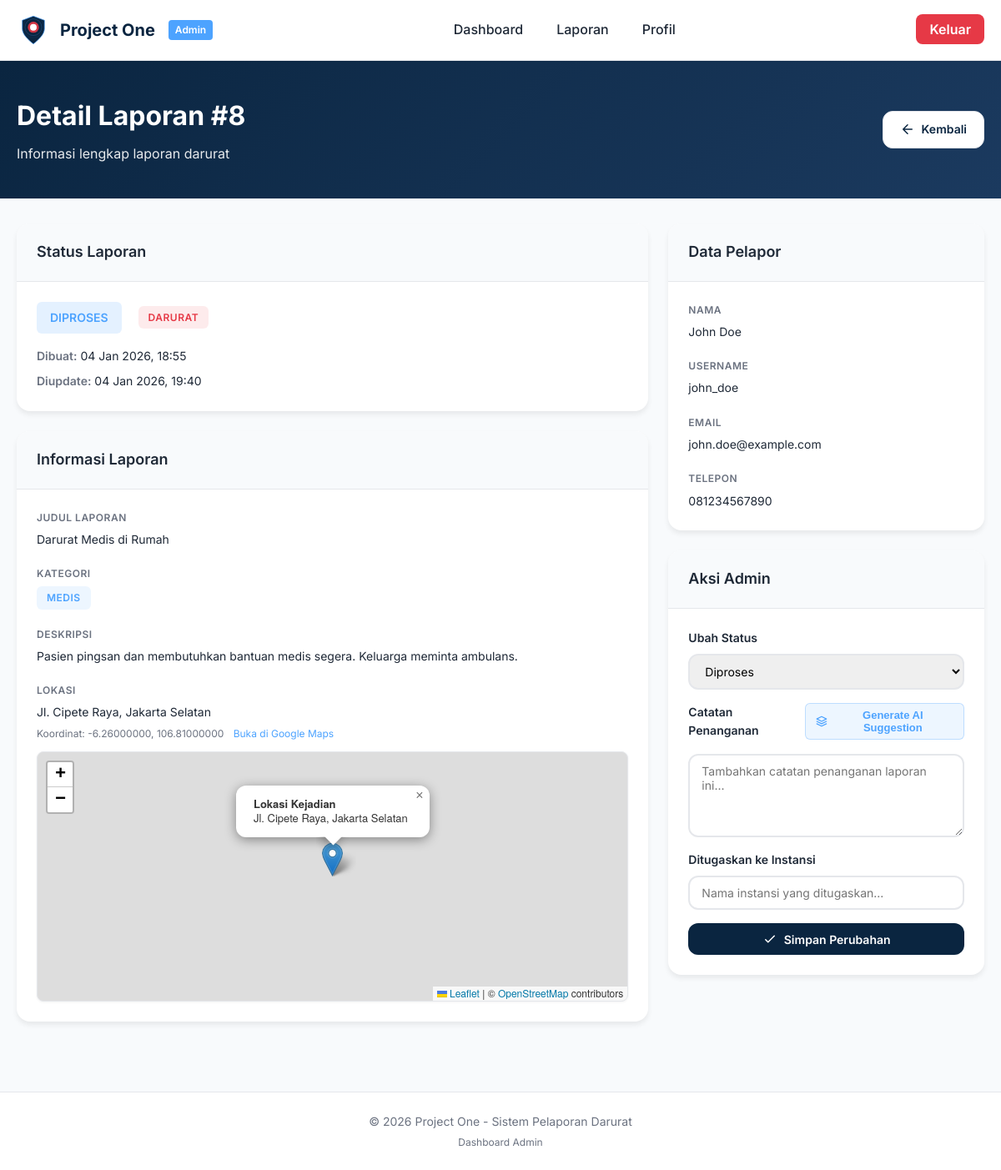
Page /backend/admin/laporan_detail.php?id=8 (signed in) on the committed database.
### tables this page shows
CREATE TABLE `reports` (
  `id` int(11) NOT NULL,
  `user_id` int(11) NOT NULL COMMENT 'ID pengguna yang membuat laporan',
  `title` varchar(200) NOT NULL COMMENT 'Judul laporan',
  `category` enum('kecelakaan','kebakaran','medis','kejahatan','bencana','lainnya') NOT NULL COMMENT 'Kategori kejadian',
  `description` text NOT NULL COMMENT 'Deskripsi lengkap kejadian',
  `location` varchar(255) NOT NULL COMMENT 'Lokasi kejadian (alamat)',
  `latitude` decimal(10,8) DEFAULT NULL COMMENT 'Koordinat latitude (untuk GPS)',
  `longitude` decimal(11,8) DEFAULT NULL COMMENT 'Koordinat longitude (untuk GPS)',
  `urgent` tinyint(1) DEFAULT 0 COMMENT 'Flag darurat (1=urgent, 0=normal)',
  `status` enum('pending','processing','dispatched','completed','cancelled') DEFAULT 'pending' COMMENT 'Status laporan',
  `admin_notes` text DEFAULT NULL COMMENT 'Catatan dari admin (dari sistem dispatch)',
  `dispatched_to` varchar(200) DEFAULT NULL COMMENT 'Instansi yang ditugaskan (dari sistem dispatch)',
  `dispatched_at` datetime DEFAULT NULL COMMENT 'Waktu dispatch ke instansi',
  `completed_at` datetime DEFAULT NULL COMMENT 'Waktu laporan selesai',
  `created_at` datetime DEFAULT current_timestamp() COMMENT 'Waktu pembuatan',
  `updated_at` datetime DEFAULT current_timestamp() ON UPDATE current_timestamp() COMMENT 'Waktu update terakhir'
);

CREATE TABLE `users` (
  `id` int(11) NOT NULL,
  `username` varchar(50) NOT NULL COMMENT 'Username untuk login',
  `email` varchar(100) NOT NULL COMMENT 'Email pengguna',
  `password` varchar(255) NOT NULL COMMENT 'Password ter-hash',
  `fullname` varchar(200) NOT NULL COMMENT 'Nama lengkap pengguna',
  `phone` varchar(20) DEFAULT NULL COMMENT 'Nomor telepon (opsional)',
  `status` enum('active','inactive','suspended') DEFAULT 'active' COMMENT 'Status akun pengguna',
  `google_id` varchar(100) DEFAULT NULL COMMENT 'Google OAuth ID',
  `remember_token` varchar(255) DEFAULT NULL COMMENT 'Token untuk remember me',
  `remember_expiry` int(11) DEFAULT NULL COMMENT 'Expiry timestamp untuk remember token',
  `last_login` datetime DEFAULT NULL COMMENT 'Waktu login terakhir',
  `created_at` datetime DEFAULT current_timestamp() COMMENT 'Waktu pembuatan',
  `updated_at` datetime DEFAULT current_timestamp() ON UPDATE current_timestamp() COMMENT 'Waktu update terakhir'
);

### backend/admin/laporan_detail.php (the view, shortened to what this page needs)
<?php
$report_id = isset($_GET['id']) ? (int)$_GET['id'] : 0;
$db = getDB();
$report = null;
try {
    $stmt = $db->prepare("
        SELECT r.*, u.username, u.fullname as user_fullname, u.email as user_email, u.phone as user_phone
        FROM reports r
        LEFT JOIN users u ON r.user_id = u.id
        WHERE r.id = :report_id
        LIMIT 1
    ");
    $stmt->execute(['report_id' => $report_id]);
    $report = $stmt->fetch();
} catch (PDOException $e) {
    error_log("Laporan detail error: " . $e->getMessage());
    $error = "Terjadi kesalahan saat memuat data. Silakan coba lagi.";
}
$categories = [
    'kecelakaan' => 'Kecelakaan',
    'kebakaran' => 'Kebakaran',
    'medis' => 'Medis',
    'kejahatan' => 'Kejahatan',
    'bencana' => 'Bencana',
    'lainnya' => 'Lainnya'
];
$statuses = [
    'pending' => 'Menunggu',
    'processing' => 'Diproses',
    'dispatched' => 'Ditugaskan',
    'completed' => 'Selesai',
    'cancelled' => 'Dibatalkan'
];
?>
<!DOCTYPE html>
<html lang="id">
<head>
    <link rel="stylesheet" href="../../frontend/assets/css/admin-dashboard.css">
    <link rel="stylesheet" href="https://unpkg.com/leaflet@1.9.4/dist/leaflet.css" />
</head>
<body>
    <?php include '../partials/admin_navbar.php'; ?>
    <header class="page-header">
        <div class="container">
            <div class="header-content">
                <div>
                    <h1 class="page-title">Detail Laporan #<?php echo $report_id; ?></h1>
                    <p class="page-subtitle">Informasi lengkap laporan darurat</p>
                </div>
                <div class="header-actions">
                    <a href="laporan_list.php" class="btn btn-secondary">
                        <svg viewBox="0 0 24 24" fill="none" xmlns="http://www.w3.org/2000/svg">
                            <path d="M19 12H5M5 12L12 19M5 12L12 5" stroke="currentColor" stroke-width="2" stroke-linecap="round" stroke-linejoin="round"/>
                        </svg>
                        Kembali
                    </a>
                </div>
            </div>
        </div>
    </header>
    <main class="page-main">
        <div class="container">
            <div class="detail-grid">
                <div class="detail-main">
                    <div class="detail-card">
                        <div class="card-header">
                            <h2 class="card-title">Status Laporan</h2>
                        </div>
                        <div class="card-body">
                            <div class="status-display">
                                <span class="status-badge status-<?php echo strtolower($report['status']); ?> large">
                                    <?php echo $statuses[$report['status']] ?? 'Tidak Diketahui'; ?>
                                </span>
                                <?php if ($report['urgent']): ?>
                                    <span class="badge badge-urgent large">DARURAT</span>
                                <?php endif; ?>
                            </div>
                            <div class="status-info">
                                <p><strong>Dibuat:</strong> <?php echo date('d M Y, H:i', strtotime($report['created_at'])); ?></p>
                                <?php if ($report['updated_at'] && $report['updated_at'] != $report['created_at']): ?>
                                    <p><strong>Diupdate:</strong> <?php echo date('d M Y, H:i', strtotime($report['updated_at'])); ?></p>
                                <?php endif; ?>
                            </div>
                        </div>
                    </div>
                    <div class="detail-card">
                        <div class="card-header">
                            <h2 class="card-title">Informasi Laporan</h2>
                        </div>
                        <div class="card-body">
                            <div class="info-row">
                                <label>Judul Laporan</label>
                                <p class="info-value"><?php echo htmlspecialchars($report['title']); ?></p>
                            </div>
                            <div class="info-row">
                                <label>Kategori</label>
                                <p class="info-value">
                                    <span class="badge badge-category">
                                        <?php echo $categories[$report['category']] ?? ucfirst($report['category']); ?>
                                    </span>
                                </p>
                            </div>
                            <div class="info-row">
                                <label>Deskripsi</label>
                                <p class="info-value"><?php echo nl2br(htmlspecialchars($report['description'])); ?></p>
                            </div>
                            <div class="info-row">
                                <label>Lokasi</label>
                                <p class="info-value"><?php echo htmlspecialchars($report['location']); ?></p>
                                <?php if ($report['latitude'] && $report['longitude']): ?>
                                    <p class="info-subvalue">
                                        Koordinat: <?php echo $report['latitude']; ?>, <?php echo $report['longitude']; ?>
                                        <a href="https://www.google.com/maps?q=<?php echo $report['latitude']; ?>,<?php echo $report['longitude']; ?>" target="_blank" class="map-link">
                                            Buka di Google Maps
                                        </a>
                                    </p>
                                    <div class="location-map-container">
                                        <div id="reportMap" style="width: 100%; height: 300px; border-radius: 8px; margin-top: 12px;"></div>
                                    </div>
                                <?php endif; ?>
                            </div>
                        </div>
                    </div>
                </div>
                <div class="detail-sidebar">
                    <div class="detail-card">
                        <div class="card-header">
                            <h2 class="card-title">Data Pelapor</h2>
                        </div>
                        <div class="card-body">
                            <div class="info-row">
                                <label>Nama</label>
                                <p class="info-value"><?php echo htmlspecialchars($report['user_fullname'] ?? $report['username']); ?></p>
                            </div>
                            <div class="info-row">
                                <label>Username</label>
                                <p class="info-value"><?php echo htmlspecialchars($report['username']); ?></p>
                            </div>
                            <div class="info-row">
                                <label>Email</label>
                                <p class="info-value"><?php echo htmlspecialchars($report['user_email'] ?? '-'); ?></p>
                            </div>
                            <?php if ($report['user_phone']): ?>
                                <div class="info-row">
                                    <label>Telepon</label>
                                    <p class="info-value"><?php echo htmlspecialchars($report['user_phone']); ?></p>
                                </div>
                            <?php endif; ?>
                        </div>
                    </div>
                    <div class="detail-card">
                        <div class="card-header">
                            <h2 class="card-title">Aksi Admin</h2>
                        </div>
                        <div class="card-body">
                            <form action="proses_laporan.php" method="POST" class="action-form">
                                <div class="form-group">
                                    <label for="status">Ubah Status</label>
                                    <select id="status" name="status" class="form-select" required>
                                        <option value="processing" <?php echo $report['status'] === 'processing' ? 'selected' : ''; ?>>Diproses</option>
                                    </select>
                                </div>
                                <div class="form-group">
                                    <div style="display: flex; align-items: center; justify-content: space-between; margin-bottom: 8px;">
                                        <label for="admin_notes">Catatan Penanganan</label>
                                        <button type="button" id="generateAISuggestionBtn" class="btn-ai-suggestion" style="display: inline-flex; align-items: center; gap: 6px; padding: 6px 12px; background: rgba(77, 163, 255, 0.1); color: #4DA3FF; border: 1px solid rgba(77, 163, 255, 0.3); border-radius: 6px; font-size: 0.8125rem; font-weight: 600; cursor: pointer; transition: all 0.3s ease;">
                                            Generate AI Suggestion
                                        </button>
                                    </div>
                                    <textarea
                                        id="admin_notes"
                                        name="admin_notes"
                                        class="form-textarea"
                                        rows="4"
                                        placeholder="Tambahkan catatan penanganan laporan ini..."
                                    ><?php echo htmlspecialchars($report['admin_notes'] ?? ''); ?></textarea>
                                </div>
                                <div class="form-group">
                                    <label for="dispatched_to">Ditugaskan ke Instansi</label>
                                    <input
                                        type="text"
                                        id="dispatched_to"
                                        name="dispatched_to"
                                        class="form-input"
                                        placeholder="Nama instansi yang ditugaskan..."
                                        value="<?php echo htmlspecialchars($report['dispatched_to'] ?? ''); ?>"
                                    >
                                </div>
                                <button type="submit" class="btn btn-primary btn-block">
                                    <svg viewBox="0 0 24 24" fill="none" xmlns="http://www.w3.org/2000/svg">
                                        <path d="M5 13L9 17L19 7" stroke="currentColor" stroke-width="2" stroke-linecap="round" stroke-linejoin="round"/>
                                    </svg>
                                    Simpan Perubahan
                                </button>
                            </form>
                        </div>
                    </div>
                </div>
            </div>
        </div>
    </main>
    <?php include '../partials/admin_footer.php'; ?>
</body>
</html>

### rows in the picture
reports: status "DIPROSES", created_at "04 Jan 2026, 18:55", updated_at "04 Jan 2026, 19:40", title "Darurat Medis di Rumah", category "MEDIS", description "Pasien pingsan dan membutuhkan bantuan medis segera. Keluarga meminta ambulans.", location "Jl. Cipete Raya, Jakarta Selatan", latitude "-6.26000000", longitude "106.81000000", user.fullname "John Doe", user.username "john_doe", user.email "john.doe@example.com", user.phone "081234567890", status "Diproses"

### other values in the picture
$report_id "8"
